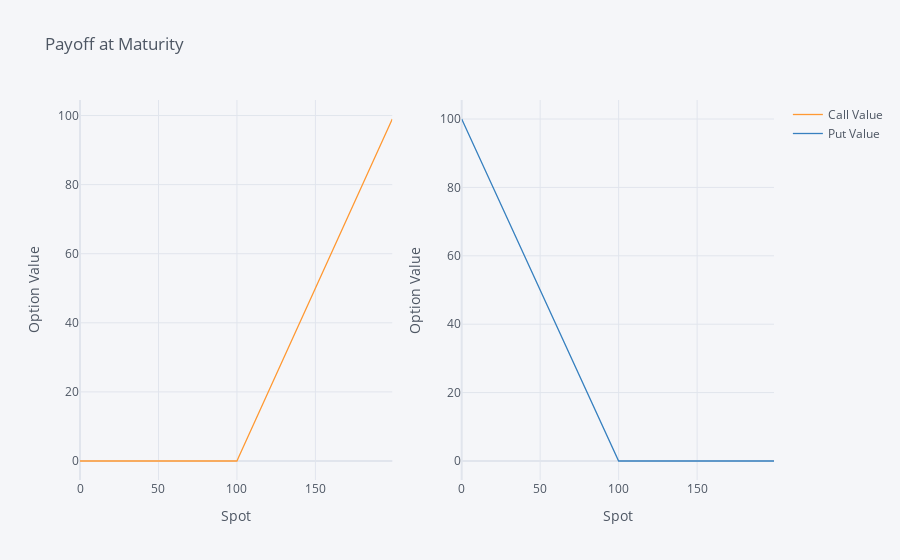

Notebook source saved alongside this figure:
### Code cell
payoff[['Call Value', 'Put Value']].iplot(title = 'Payoff at Maturity', 
                                          xTitle='Spot', yTitle='Option Value',
                                          subplots=True)

### Figure 1 — Plotly figure (JSON) as saved in the notebook; plotly's stock layout.template omitted (floating-point values rounded to 4 significant figures; data arrays with more than 128 entries replaced by an {"elided": "..."} marker saying what was removed)
{"data": [{"line": {"color": "rgba(255, 153, 51, 1.0)", "dash": "solid", "shape": "linear", "width": 1.3}, "mode": "lines", "name": "Call Value", "text": "", "type": "scatter", "x": {"elided": "200 int values"}, "xaxis": "x", "y": {"elided": "200 int values"}, "yaxis": "y"}, {"line": {"color": "rgba(55, 128, 191, 1.0)", "dash": "solid", "shape": "linear", "width": 1.3}, "mode": "lines", "name": "Put Value", "text": "", "type": "scatter", "x": {"elided": "200 int values"}, "xaxis": "x2", "y": {"elided": "200 int values"}, "yaxis": "y2"}], "layout": {"legend": {"bgcolor": "#F5F6F9", "font": {"color": "#4D5663"}}, "paper_bgcolor": "#F5F6F9", "plot_bgcolor": "#F5F6F9", "title": {"font": {"color": "#4D5663"}, "text": "Payoff at Maturity"}, "xaxis": {"anchor": "y", "domain": [0, 0.45], "gridcolor": "#E1E5ED", "showgrid": true, "tickfont": {"color": "#4D5663"}, "title": {"font": {"color": "#4D5663"}, "text": "Spot"}, "zerolinecolor": "#E1E5ED"}, "xaxis2": {"anchor": "y2", "domain": [0.55, 1], "gridcolor": "#E1E5ED", "showgrid": true, "tickfont": {"color": "#4D5663"}, "title": {"font": {"color": "#4D5663"}, "text": "Spot"}, "zerolinecolor": "#E1E5ED"}, "yaxis": {"anchor": "x", "domain": [0, 1], "gridcolor": "#E1E5ED", "showgrid": true, "tickfont": {"color": "#4D5663"}, "title": {"font": {"color": "#4D5663"}, "text": "Option Value"}, "zerolinecolor": "#E1E5ED"}, "yaxis2": {"anchor": "x2", "domain": [0, 1], "gridcolor": "#E1E5ED", "showgrid": true, "tickfont": {"color": "#4D5663"}, "title": {"font": {"color": "#4D5663"}, "text": "Option Value"}, "zerolinecolor": "#E1E5ED"}}}
